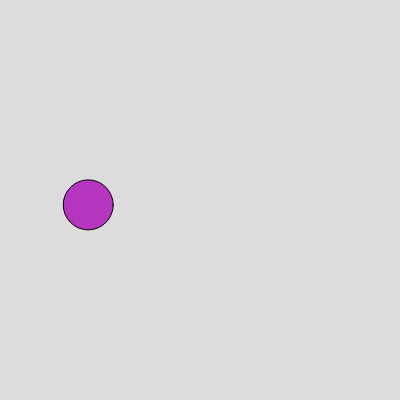
Frame 1 (no input)
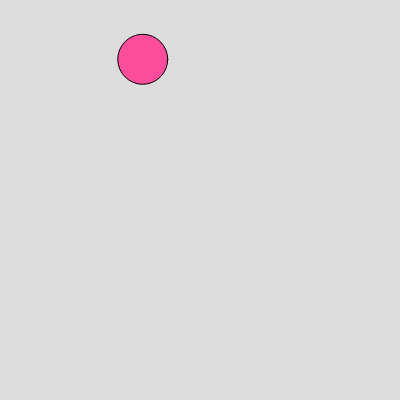
Frame 60 (no input)
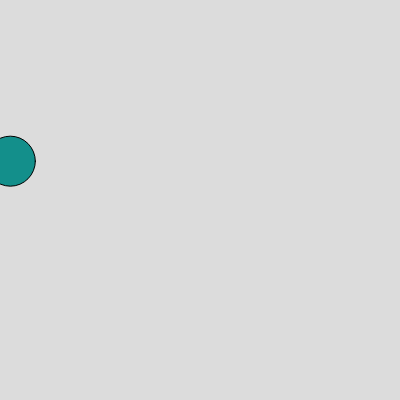
Frame 120 (the mouse pressed at the canvas centre since frame 60)

The p5.js sketch that drew these frames (run headless with seeded random() and noise() and a simulated clock; from frame 60 on, the mouse is pressed at the canvas centre):

// p5.js sketch
// ── sketch.js
function setup() {
    createCanvas(400, 400);
  }
  
  function draw() {
    background(220);
    fill(random(255), random(255), random(255));
    ellipse(random(255),random(255),50);
  }
